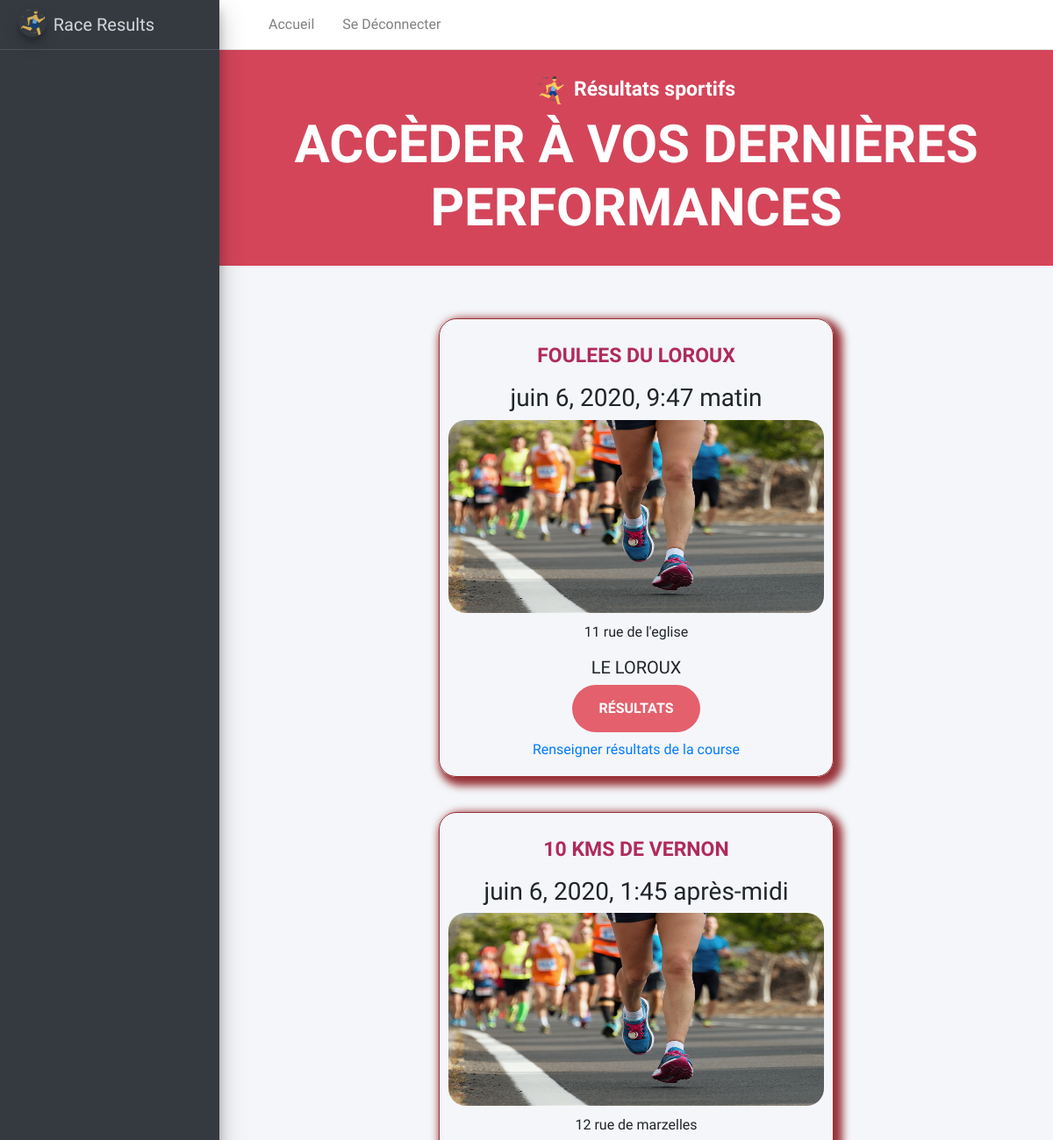
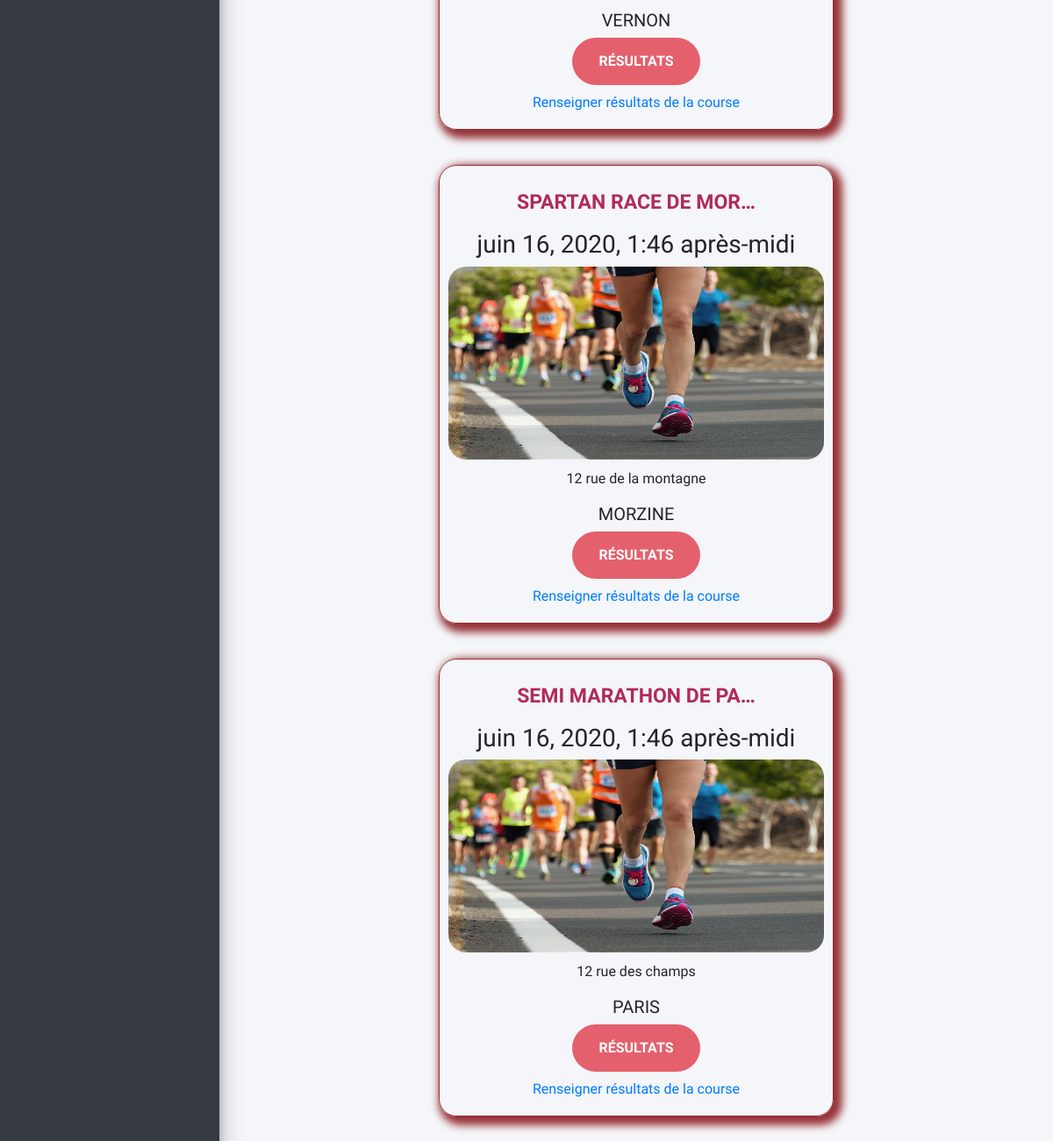
The app's page /results/accueil (signed in) with its own data (2 pictures, top to bottom).
### resultats/models.py (models this page shows, shortened)
class Race(models.Model):
    name = models.CharField(max_length=100, verbose_name="Nom de la course")
    date = models.DateTimeField(default=timezone.now, verbose_name="Date de la course")
    city = models.CharField(max_length=100, verbose_name="ville de la course")
    address = models.CharField(max_length=100, verbose_name="Lieu du départ de la course")
    type = models.ForeignKey('RaceType', on_delete=models.CASCADE, default=0)
    runners = models.ManyToManyField("Runner", through='RunnerRace')
    class Meta:
        verbose_name = "Course"
        ordering = ['date']

### resultats/views.py (the view)
# urls.py: re_path('accueil', views.home, name="accueil"),
@login_required()
def home(request):
    today = date.today()
    races = Race.objects.filter(date__lt=today)
    return render(request, 'resultats/home.html',
        locals())

### resultats/templates/resultats/home.html (shortened to what this page needs)
{% extends "base.html" %}
{% block body %}
<div style="">
    <div class="hero-title">
        <h2>
            <img src="../../../static/icons/runner.png" style="margin-right: 10px">Résultats sportifs</h2>
        <h1>Accèder à vos dernières performances</h1>
    </div>
</div>
<div style="display: flex; flex-direction: row; margin-top: 10px; padding: 30px; flex-wrap: wrap; justify-content: center">
    {%for race in races %}
            {% include "resultats/tuiles/tuile_race.html" %}
    {% endfor %}
</div>
{% endblock %}

### resultats/templates/resultats/tuiles/tuile_race.html
<div style="border-radius: 20px; border: solid 1px #800006cc; width: 450px; box-shadow: 5px 5px 10px 5px #800006cc; margin:20px;
padding: 10px; justify-content: center" class="text-center">
    <h2 style="text-transform: uppercase; color:#b02a5c; ">{{ race.name|truncatechars:20 }}</h2>
    <h3>{{ race.date }}</h3>
    {% load static %}
    <img style="border-radius: 20px; height: 220px;  width:100%" src="{% static 'resultats/default.jpg' %}"
         alt="mon_image">
    <p style="margin-top: 10px">{{ race.address|truncatechars:50 }}</p>
   <h5 style="margin-top: 10px; text-transform: uppercase">{{ race.city|truncatechars:50 }}</h5>
    {% if today|date:"Y-m-d" > race.date|date:"Y-m-d" %}
      <a class="button btn-warning" style="background-color: #e4606d"
       href="{% url 'race_results' race.id %}">
        Résultats
    </a>
    {% endif %}
     {% if user.is_superuser %}
            <a href="{% url 'race_list_results_admin' race.id %}" class="nav-link">Renseigner résultats de la course</a>
        {% endif %}
</div>

### records on screen
Race: name "FOULEES DU LOROUX", date "juin 6, 2020, 9:47 matin", address "11 rue de l'eglise", city "LE LOROUX", shows "RÉSULTATS"
Race: name "10 KMS DE VERNON", date "juin 6, 2020, 1:45 après-midi", address "12 rue de marzelles", city "VERNON", shows "RÉSULTATS"
Race: name "SPARTAN RACE DE MOR…", date "juin 16, 2020, 1:46 après-midi", address "12 rue de la montagne", city "MORZINE", shows "RÉSULTATS"
Race: name "SEMI MARATHON DE PA…", date "juin 16, 2020, 1:46 après-midi", address "12 rue des champs", city "PARIS", shows "RÉSULTATS"
